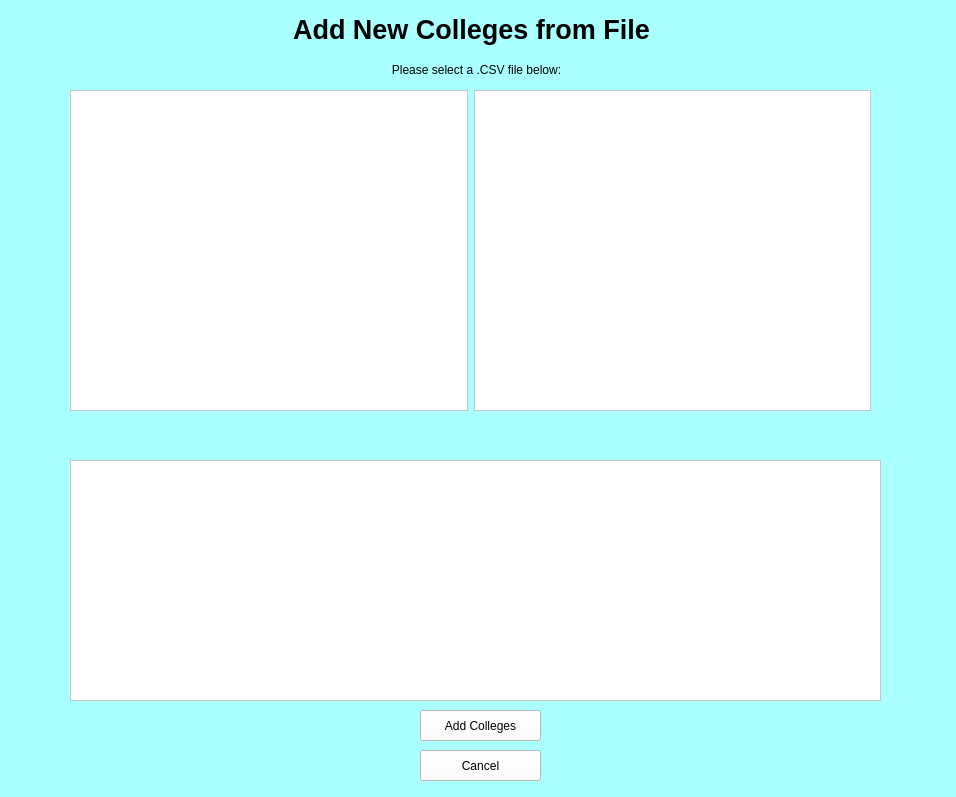
<?xml version="1.0" encoding="UTF-8"?>
<ui version="4.0">
 <class>fileSelector</class>
 <widget class="QWidget" name="fileSelector">
  <property name="geometry">
   <rect>
    <x>0</x>
    <y>0</y>
    <width>956</width>
    <height>797</height>
   </rect>
  </property>
  <property name="windowTitle">
   <string>Form</string>
  </property>
  <property name="styleSheet">
   <string notr="true">background-color: rgb(170, 255, 255)</string>
  </property>
  <widget class="QWidget" name="layoutWidget">
   <property name="geometry">
    <rect>
     <x>70</x>
     <y>90</y>
     <width>801</width>
     <height>321</height>
    </rect>
   </property>
   <layout class="QHBoxLayout" name="horizontalLayout">
    <item>
     <widget class="QTreeView" name="folderTree">
      <property name="autoFillBackground">
       <bool>true</bool>
      </property>
      <property name="styleSheet">
       <string notr="true">background-color: rgb(255, 255, 255)</string>
      </property>
     </widget>
    </item>
    <item>
     <widget class="QListView" name="fileView">
      <property name="autoFillBackground">
       <bool>true</bool>
      </property>
      <property name="styleSheet">
       <string notr="true">background-color: rgb(255, 255, 255)</string>
      </property>
     </widget>
    </item>
   </layout>
  </widget>
  <widget class="QTableWidget" name="fileTable">
   <property name="geometry">
    <rect>
     <x>70</x>
     <y>460</y>
     <width>811</width>
     <height>241</height>
    </rect>
   </property>
   <property name="autoFillBackground">
    <bool>true</bool>
   </property>
   <property name="styleSheet">
    <string notr="true">background-color: rgb(255, 255, 255)</string>
   </property>
  </widget>
  <widget class="QPushButton" name="addButt">
   <property name="geometry">
    <rect>
     <x>420</x>
     <y>710</y>
     <width>121</width>
     <height>31</height>
    </rect>
   </property>
   <property name="autoFillBackground">
    <bool>false</bool>
   </property>
   <property name="styleSheet">
    <string notr="true">background-color: rgb(255, 255, 255)</string>
   </property>
   <property name="text">
    <string>Add Colleges</string>
   </property>
  </widget>
  <widget class="QLabel" name="ErrorLabel">
   <property name="geometry">
    <rect>
     <x>68</x>
     <y>420</y>
     <width>811</width>
     <height>31</height>
    </rect>
   </property>
   <property name="autoFillBackground">
    <bool>false</bool>
   </property>
   <property name="text">
    <string/>
   </property>
   <property name="alignment">
    <set>Qt::AlignCenter</set>
   </property>
  </widget>
  <widget class="QPushButton" name="pushButton_cancel">
   <property name="geometry">
    <rect>
     <x>420</x>
     <y>750</y>
     <width>121</width>
     <height>31</height>
    </rect>
   </property>
   <property name="autoFillBackground">
    <bool>false</bool>
   </property>
   <property name="styleSheet">
    <string notr="true">background-color: rgb(255, 255, 255)</string>
   </property>
   <property name="text">
    <string>Cancel</string>
   </property>
  </widget>
  <widget class="QLabel" name="label">
   <property name="geometry">
    <rect>
     <x>76</x>
     <y>9</y>
     <width>791</width>
     <height>41</height>
    </rect>
   </property>
   <property name="font">
    <font>
     <pointsize>20</pointsize>
     <weight>75</weight>
     <bold>true</bold>
    </font>
   </property>
   <property name="text">
    <string>Add New Colleges from File</string>
   </property>
   <property name="alignment">
    <set>Qt::AlignCenter</set>
   </property>
  </widget>
  <widget class="QLabel" name="label_2">
   <property name="geometry">
    <rect>
     <x>76</x>
     <y>60</y>
     <width>801</width>
     <height>20</height>
    </rect>
   </property>
   <property name="text">
    <string>Please select a .CSV file below:</string>
   </property>
   <property name="alignment">
    <set>Qt::AlignCenter</set>
   </property>
  </widget>
 </widget>
 <resources/>
 <connections/>
</ui>
